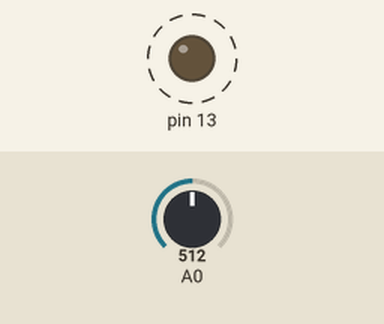
Bench run of a sketch on a simulated Arduino Uno, built with avr-gcc and run on an emulated ATmega328P. Shown: output pins drawn as LEDs (lit = HIGH). Dashed ring = blinking. The inputs (shaded band) are chosen by the test bench; at power-on: A0 = 512. What the sketch prints to the serial monitor is not drawn.

Above: at 5.06 s.
Timing chart, 0 to 8.0 s (numbered marks = the images above):
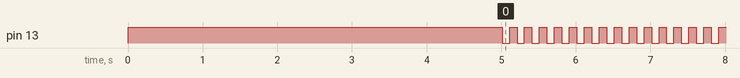

Measured:
- by itself, pin 13: alternates HIGH for 0.10 s and LOW for 0.10 s

The sketch:

096-clap-control.ino
```cpp
int soglia = 0;
bool stato = LOW;

void setup() {
  pinMode(13, OUTPUT);
  Serial.begin(9600);

  digitalWrite(13, HIGH);
  calibra();
  digitalWrite(13, LOW);
  String str = "soglia: " + String(soglia);
  Serial.println(str);
}

void loop() {
  int n = analogRead(A0);
  //Serial.println(n);
  if (n > soglia) {
    stato = !stato;
    delay(100);
  }
  digitalWrite(13, stato);
}

void calibra() {
  for (int i = 0; i < 100; i++) {
    soglia += analogRead(A0);
    delay(50);
  }
  soglia = soglia/100;
  soglia = (int)((float)soglia * 1.2f);
}
```
